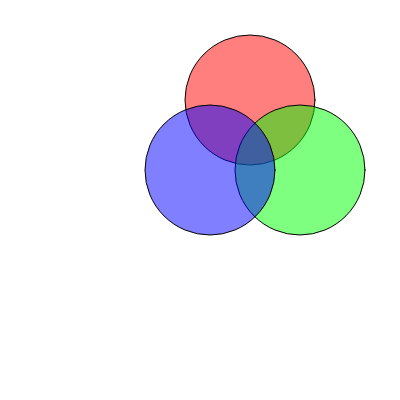
Frame 1 (no input)
Frame 60 (no input): identical to frame 1, image omitted
Frame 120 (the mouse pressed at the canvas centre since frame 60): identical to frame 1, image omitted

The p5.js sketch that drew this single still picture (run headless with seeded random() and noise() and a simulated clock; from frame 60 on, the mouse is pressed at the canvas centre):

// p5.js sketch
// ── sketch.js
function setup() {
	createCanvas(400, 400);
	// put setup code here
}

function draw() {
	background(255,255,255);
	colorMode(RGB,100); //Picking color pallette to blend venn diagram

	//Red Circle
	fill(100,0,0,50);
	ellipse(250,100,130);
	//Green Circle
	fill(0,100,0,50);
	ellipse(300,170,130);
	//Blue Circle
	fill(0,0,100,50);
	ellipse(210,170,130);

}
